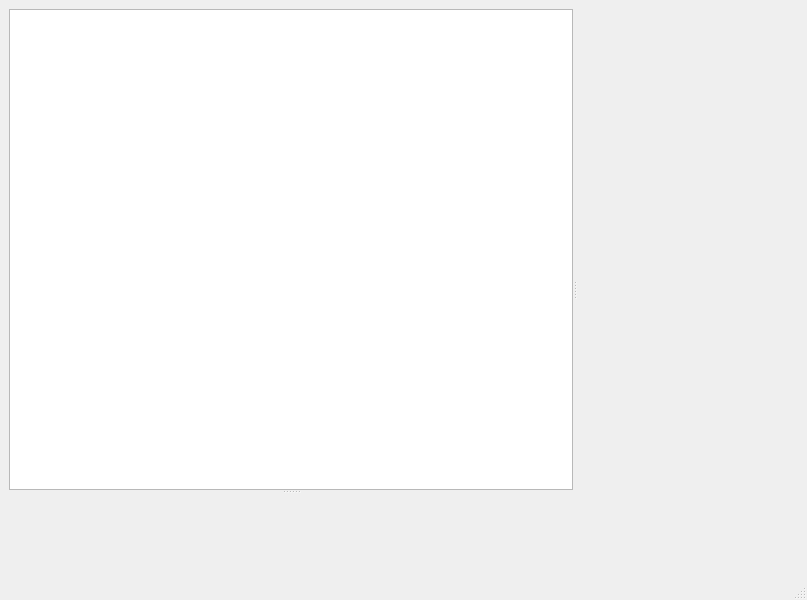
<?xml version="1.0" encoding="UTF-8"?>
<ui version="4.0">
 <class>ParticleDialog</class>
 <widget class="QMainWindow" name="ParticleDialog">
  <property name="geometry">
   <rect>
    <x>0</x>
    <y>0</y>
    <width>807</width>
    <height>600</height>
   </rect>
  </property>
  <property name="focusPolicy">
   <enum>Qt::StrongFocus</enum>
  </property>
  <widget class="QWidget" name="centralwidget">
   <layout class="QVBoxLayout" name="verticalLayout">
    <item>
     <widget class="QSplitter" name="m_wndHSplitter">
      <property name="orientation">
       <enum>Qt::Horizontal</enum>
      </property>
      <property name="childrenCollapsible">
       <bool>false</bool>
      </property>
      <widget class="QSplitter" name="m_wndVSplitter">
       <property name="orientation">
        <enum>Qt::Vertical</enum>
       </property>
       <property name="childrenCollapsible">
        <bool>false</bool>
       </property>
       <widget class="BaseLibraryDialogTree" name="m_treeCtrl">
        <property name="contextMenuPolicy">
         <enum>Qt::CustomContextMenu</enum>
        </property>
        <property name="dragDropMode">
         <enum>QAbstractItemView::DragDrop</enum>
        </property>
        <property name="defaultDropAction">
         <enum>Qt::CopyAction</enum>
        </property>
        <attribute name="headerVisible">
         <bool>false</bool>
        </attribute>
       </widget>
       <widget class="CPreviewModelCtrl" name="m_previewCtrl" native="true"/>
      </widget>
      <widget class="TwoColumnPropertyControl" name="m_propsCtrl" native="true"/>
     </widget>
    </item>
   </layout>
  </widget>
  <widget class="QMenuBar" name="menubar">
   <property name="geometry">
    <rect>
     <x>0</x>
     <y>0</y>
     <width>807</width>
     <height>20</height>
    </rect>
   </property>
  </widget>
  <widget class="QStatusBar" name="statusbar"/>
 </widget>
 <customwidgets>
  <customwidget>
   <class>TwoColumnPropertyControl</class>
   <extends>QWidget</extends>
   <header location="global">Controls/ReflectedPropertyControl/ReflectedPropertyCtrl.h</header>
   <container>1</container>
  </customwidget>
  <customwidget>
   <class>CPreviewModelCtrl</class>
   <extends>QWidget</extends>
   <header>Controls/PreviewModelCtrl.h</header>
   <container>1</container>
  </customwidget>
  <customwidget>
   <class>BaseLibraryDialogTree</class>
   <extends>QTreeView</extends>
   <header>BaseLibraryDialog.h</header>
  </customwidget>
 </customwidgets>
 <resources/>
 <connections/>
</ui>
